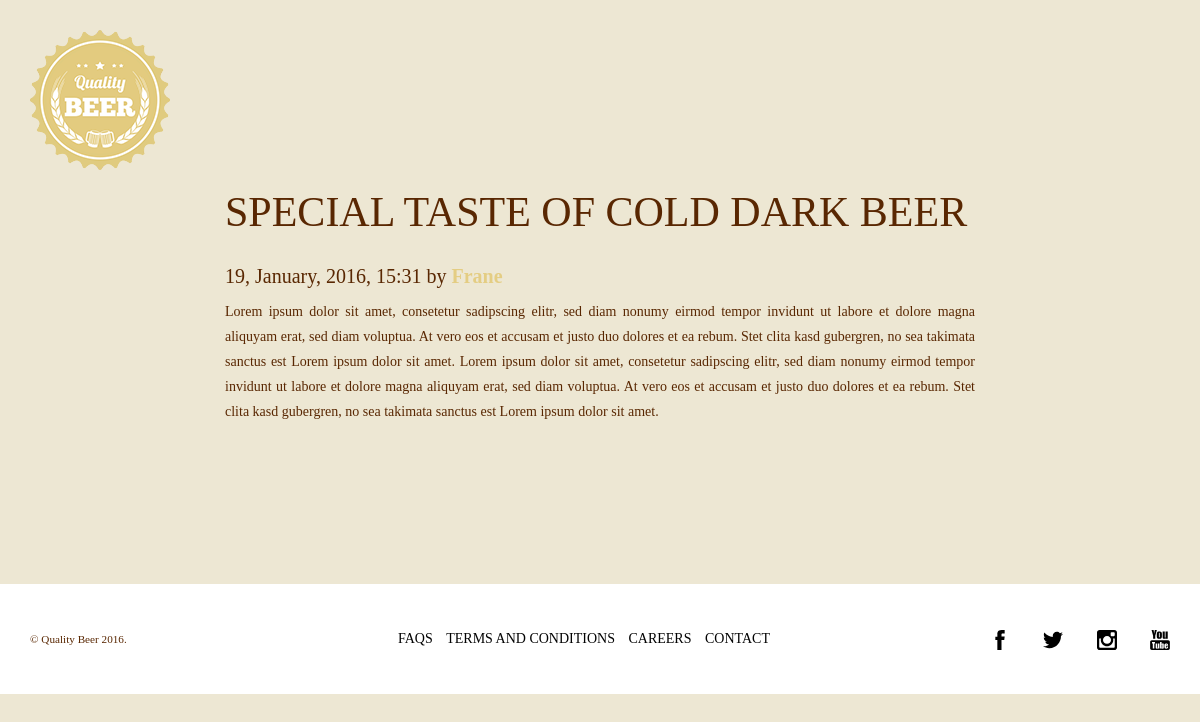
Screenshot of /post.php?id=3 with the database file from the repository.
### tables this page shows
CREATE TABLE `posts` (
  `id_post` int(11) NOT NULL,
  `post_title` varchar(100) NOT NULL,
  `post_body` text NOT NULL,
  `author` varchar(50) NOT NULL,
  `post_date` timestamp NOT NULL DEFAULT CURRENT_TIMESTAMP
);

### app/helpers.php (called while the page is built, shortened)
<?php
  function formatDate($date){
       return date('j, F, Y, H:i',strtotime($date));
    }

### post.php (the view, shortened to what this page needs)
<?php
  require_once 'core/init.php';
  include_once 'includes/head.php';
?>
<?php
  $id = $_GET['id'];
  $sql = "SELECT * FROM posts WHERE id_post= :id";
  $query = $db->prepare($sql);
  $query -> bindParam(':id', $id);
  $query->execute();
  $result = $query->fetch(PDO::FETCH_ASSOC);
?>
<div class="cover-container smallHeightBg">
  <?php include_once 'includes/logo.php'; ?>
</div>
<section class="blog mg-50">
  <div class="container">
    <div class="row">
      <div class="col-sm-8 col-sm-offset-2">
        <div class="post">
          <h1 class="post-title"><?php echo $result['post_title']; ?></h1>
          <p class="post-date"><?php echo formatDate($result['post_date']); ?> by <a href="#" class="author"><?php echo $result['author']; ?></a></p>
          <p class="post-body"><?php echo urldecode($result['post_body']); ?></p>
        </div>
      </div>
    </div>
  </div>
</section>
<?php include_once 'includes/footer.php'; ?>

### assets/css/main.css (style rules this page uses)
html,body { font-family: 'Playfair Display', serif; font-size: 14px; background-color: #ede7d3; }
section { padding: 100px 0; }
.smallHeightBg { background-position: center 70%; background-size: cover; background-repeat: no-repeat; }
.mg-50 { margin-top: 50px; margin-bottom: 50px; }
h1,h2,h3,h4,h5,h6 { font-weight: 400; color: #592702; }
h1 { font-size: 3em; line-height: 2; }
p { font-size: 1em; line-height:25px; color: #592702; }
a, a:hover { text-decoration: none; }
.post-title { text-transform: uppercase; }
.post-date { font-size: 20px; }
.author { font-weight: 600; color: #E4CD83; }
.post-body { text-align: justify; }

### rows the page displays
posts: post_title "SPECIAL TASTE OF COLD DARK BEER", post_date "19, January, 2016, 15:31", author "Frane", post_body "Lorem ipsum dolor sit amet, consetetur sadipscing elitr, sed diam nonumy eirmod tempor invidunt ut labore et dolore magna aliquyam erat, sed diam voluptua. At vero eos et accusam et justo duo dolores et ea rebum. Stet clita kasd gubergren, no sea takimata sanctus est Lorem ipsum dolor sit amet. Lorem ipsum dolor sit amet, consetetur sadipscing elitr, sed diam nonumy eirmod tempor invidunt ut labore et dolore magna aliquyam erat, sed diam voluptua. At vero eos et accusam et justo duo dolores et ea rebum. Stet clita kasd gubergren, no sea takimata sanctus est Lorem ipsum dolor sit amet."
